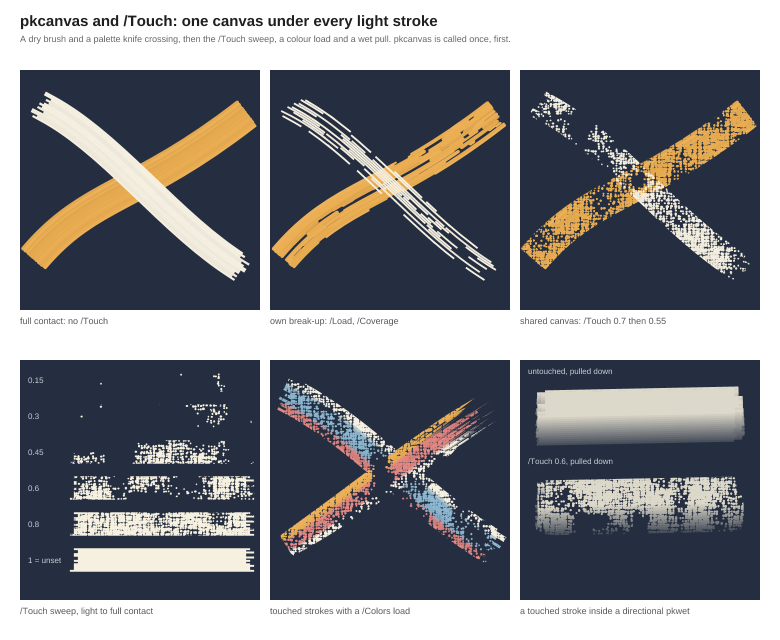
#> input picture docs/paintkit_canvas_demo.png, 1560 x 1280 px, found by its file name (shown at 1/2 size)
$ python 298-compare-panel.py ../docs/paintkit_canvas_demo.png ../docs/paintkit_loading_demo.png ../gallery/renders/evening_stream.png
#> lines starting #> are read from the running program, lines starting #| are printed output that depends on the picture
# Builds docs/specimen_polish_298_compare.png from before/ and after/ renders.
import sys
from PIL import Image, ImageDraw, ImageFont
B,A,OUT=sys.argv[1],sys.argv[2],sys.argv[3]
try: font=ImageFont.truetype('/System/Library/Fonts/Helvetica.ttc',26)
except Exception: font=ImageFont.load_default()
rows=[
 ('canvas weave: /Touch sweep and /Colors load (paintkit_canvas_demo, 2x)','paintkit_canvas_demo.png',(40,720,1020,1200),1),
 ('knife snow pulls (paintkit_loading_demo, 2x)','paintkit_loading_demo.png',(1040,120,1520,600),1),
 ('evening_stream: touched marks on the new weave (2x still, lower half)','evening_stream.png',(300,628,1220,1120),1),
 ('handscript 7: field_notes axis (2x)','field_notes.png',(560,1015,860,1060),3),
 ('handscript 7 via strokeglyphs: chalkboard "Euler, 1748" (2x)','chalkboard_lecture.png',(1450,1470,1700,1550),3),
 ('handscript 7 via strokeglyphs: specimen digit row','strokeglyphs_specimen.png',(560,385,760,425),4),
]
pieces=[]
for label,f,box,z in rows:
    a=Image.open(f'{B}/{f}').convert('RGB').crop(box); b=Image.open(f'{A}/{f}').convert('RGB').crop(box)
#> after `a = Image.open(f'{B}/{f}').convert('RGB').crop(box)`:
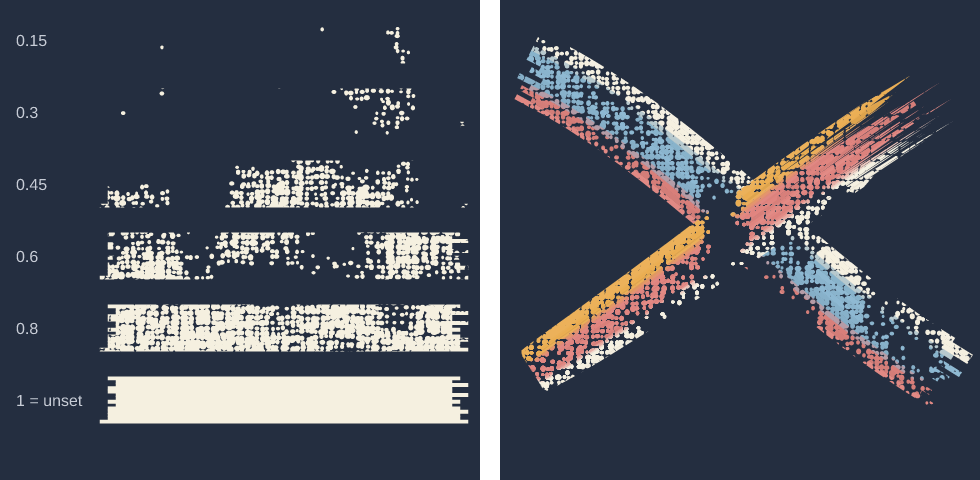
#> a: PIL image 980x480 RGB; mean R, G, B 71.5, 76.9, 89.2
    if z!=1: a=a.resize((a.width*z,a.height*z),Image.LANCZOS); b=b.resize((b.width*z,b.height*z),Image.LANCZOS)
    pieces.append((label,a,b))
#> pass 2 of the loop `for label,f,box,z in rows:`:
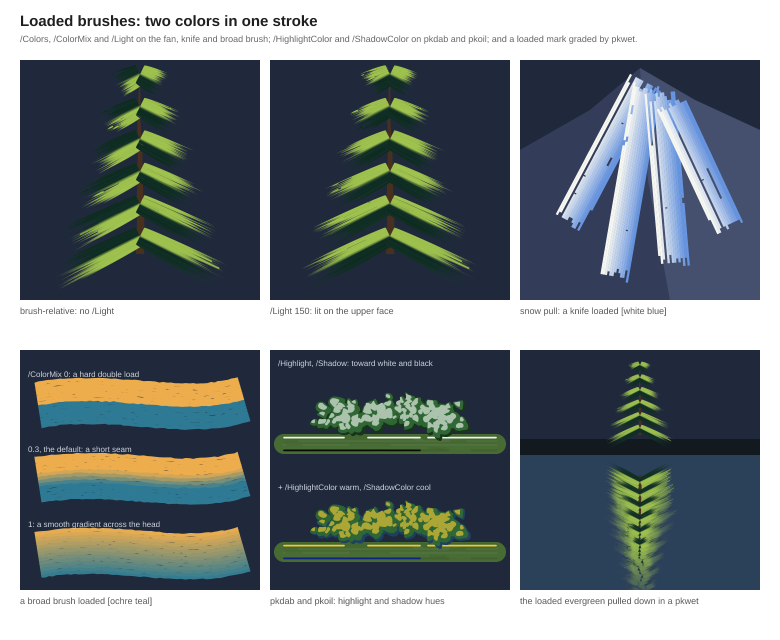
#> input picture docs/paintkit_loading_demo.png, 1560 x 1280 px, found by its file name (shown at 1/2 size)
#> `a = Image.open(f'{B}/{f}').convert('RGB').crop(box)`:
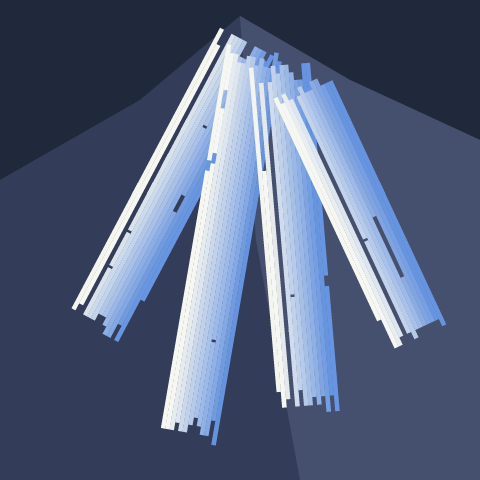
#> a: PIL image 480x480 RGB; mean R, G, B 86.8, 100.1, 128.5
#> pass 3 of the loop `for label,f,box,z in rows:`:
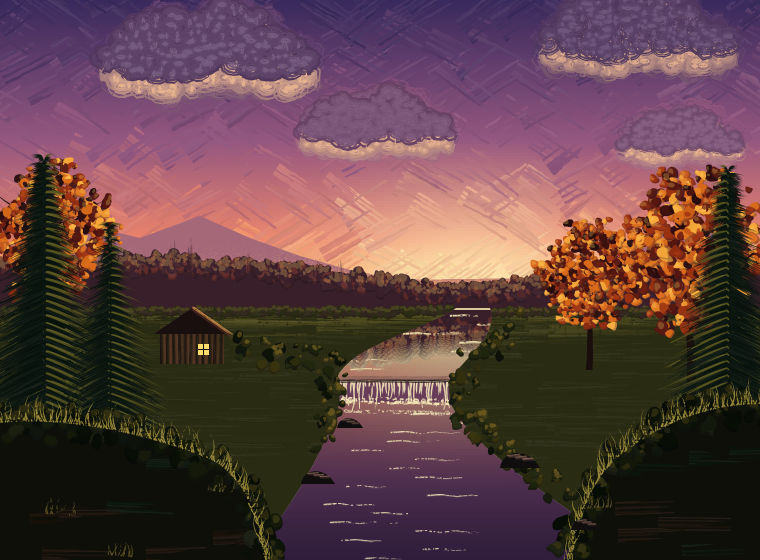
#> input picture gallery/renders/evening_stream.png, 1520 x 1120 px, found by its file name (shown at 1/2 size)
#> `a = Image.open(f'{B}/{f}').convert('RGB').crop(box)`:
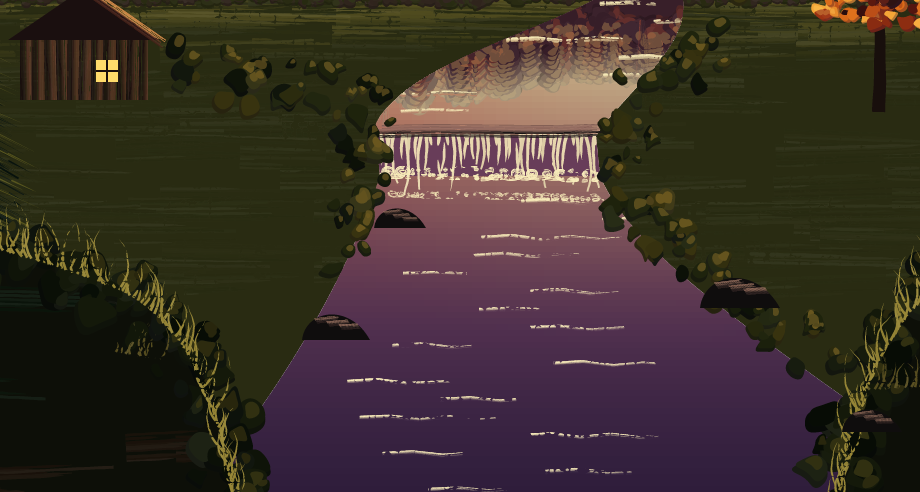
#> a: PIL image 920x492 RGB; mean R, G, B 59.6, 48.8, 40.7
#> the loop made 6 passes; the first 3 are shown
W=max(p[1].width for p in pieces)*2+60; H=sum(p[1].height+60 for p in pieces)+60
out=Image.new('RGB',(W,H),'white'); d=ImageDraw.Draw(out)
#> after `out = Image.new('RGB', (W, H), 'white')`: out: PIL image 2020x2407 RGB; every value is 255
d.text((20,15),'issue #298: before (left) / after (right)',fill='black',font=font)
y=60
for label,a,b in pieces:
    d.text((20,y),label,fill=(60,60,60),font=font); y+=40
    out.paste(a,(20,y)); out.paste(b,(40+a.width,y)); y+=a.height+20
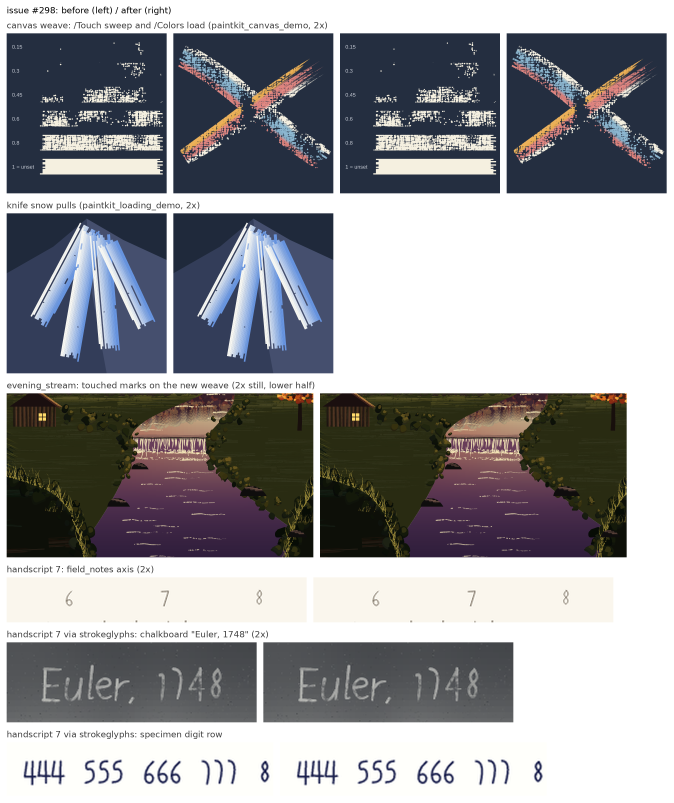
#> out: PIL image 2020x2407 RGB (shown at 1/3 size); mean R, G, B 152.6, 152.9, 156.2
out.save(OUT, optimize=True)
